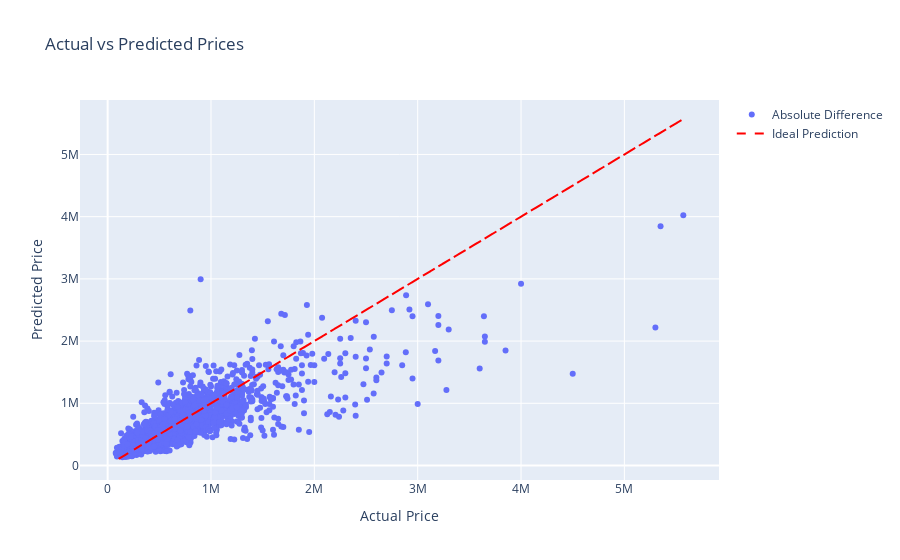

Here is the notebook cell this chart was saved with:
### Markdown cell above
Standard training copied from provided `create_model.py` to see what our existing production model performance is.

### Code cell
from sklearn import neighbors

cols = [
    'price',
    'bedrooms',
    'bathrooms',
    'sqft_living',
    'sqft_lot',
    'floors',
    'sqft_above',
    'sqft_basement',
    'zipcode'
]

model = build_pipeline(neighbors.KNeighborsRegressor())

train_and_evaluate(model, cols)

### Figure 1 — Plotly figure (JSON) as saved in the notebook; plotly's stock layout.template omitted (floating-point values rounded to 4 significant figures; data arrays with more than 128 entries replaced by an {"elided": "..."} marker saying what was removed)
{"data": [{"mode": "markers", "name": "Absolute Difference", "type": "scatter", "x": {"elided": "5404 float values"}, "y": {"elided": "5404 float values"}}, {"line": {"color": "red", "dash": "dash"}, "mode": "lines", "name": "Ideal Prediction", "type": "scatter", "x": {"elided": "5404 float values"}, "y": {"elided": "5404 float values"}}], "layout": {"showlegend": true, "title": {"text": "Actual vs Predicted Prices"}, "xaxis": {"title": {"text": "Actual Price"}}, "yaxis": {"title": {"text": "Predicted Price"}}}}
